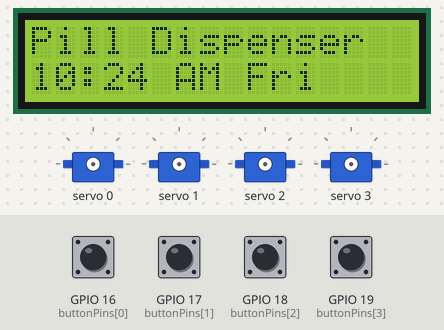
The sketch below on a simulated ESP32. On the bench: 16×2 character LCD, 4 × servo. The test bench sets the inputs (shaded band); at power-on: GPIO 16 (buttonPins[0]), GPIO 17 (buttonPins[1]), GPIO 18 (buttonPins[2]), GPIO 19 (buttonPins[3]) HIGH. WiFi joins after 1.5 s; servers stay silent unless stated; uploads are accepted with an empty reply; the local clock reads 2024-03-15 10:24:30 at power-on unless the sketch sets it.

Above: at 4.7 s.
4.8 s: GPIO 16 (buttonPins[0]) pulled LOW for 0.15 s
At 7.1 s:
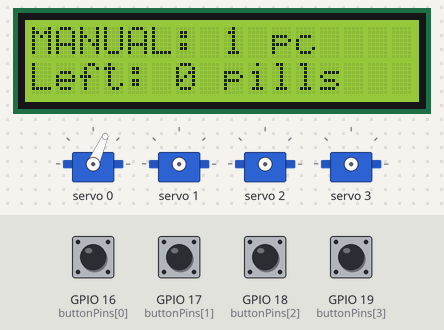
7.9 s: GPIO 17 (buttonPins[1]) pulled LOW for 0.15 s
At 8.4 s:
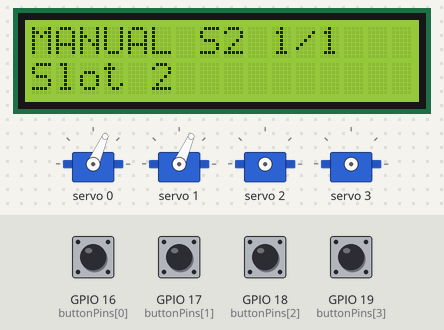
11.0 s: GPIO 18 (buttonPins[2]) pulled LOW for 0.15 s
At 11.8 s:
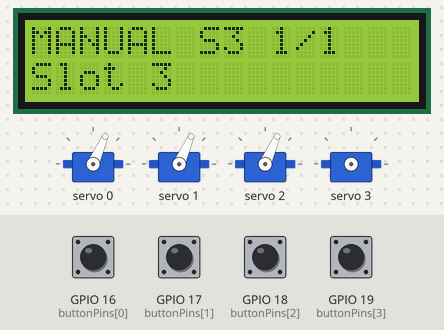
14.1 s: GPIO 19 (buttonPins[3]) pulled LOW for 0.15 s
At 14.9 s:
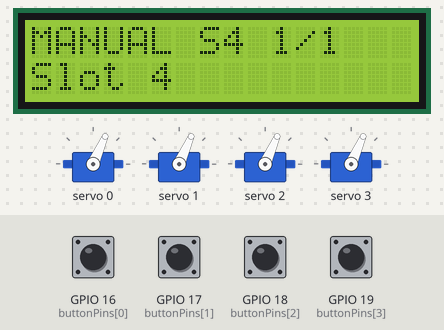
17.2 s: GPIO 16 (buttonPins[0]) pulled LOW for 1 s
At 19.2 s:
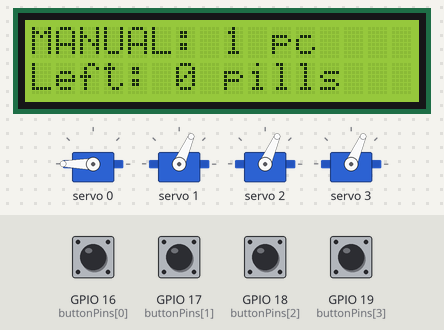
21.2 s: GPIO 17 (buttonPins[1]) pulled LOW for 1 s
At 23.5 s:
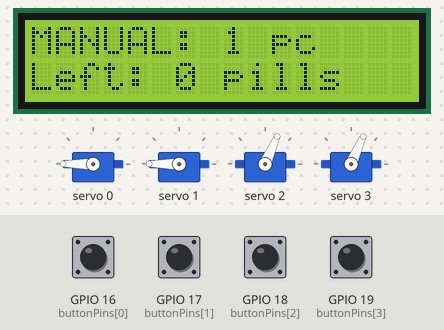
Timing chart, 0 to 25.0 s (numbered marks = the images above; inputs shaded):
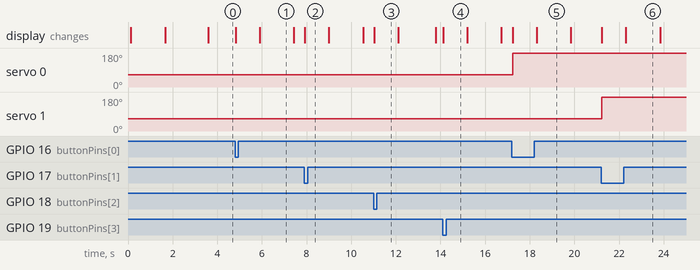

The sketch:

PillDispenser.ino
```cpp
#include <WiFi.h>
#include <WiFiClientSecure.h>
#include <HTTPClient.h>
#include <WiFiManager.h>
#include <ArduinoJson.h>
#include <Wire.h>
#include <Adafruit_PWMServoDriver.h>
#include <LiquidCrystal_I2C.h>
#include <time.h>
#include "driver/gpio.h"

// ================= SUPABASE CONFIG =================
const char* SUPABASE_URL = "https://vtnxediirkonmxgtpzgx.supabase.co";
const char* SUPABASE_KEY = "eyJhbGciOiJIUzI1NiIsInR5cCI6IkpXVCJ9.eyJpc3MiOiJzdXBhYmFzZSIsInJlZiI6InZ0bnhlZGlpcmtvbm14Z3Rwemd4Iiwicm9sZSI6ImFub24iLCJpYXQiOjE3OTQ4NTM4NjYsImV4cCI6MjExMDQyOTg2Nn0.WIC-6lcLTkYcgoOzTQajylX_EVUigk7EI-sMrqvIydU";

// ================= HARDWARE CONFIG =================
Adafruit_PWMServoDriver pwm = Adafruit_PWMServoDriver(0x40);
LiquidCrystal_I2C lcd(0x27, 16, 2);

#define SERVO_MIN  150  // pulse for "0°"   = full speed one direction (360° servo)
#define SERVO_MAX  600  // pulse for "180°" = full speed other direction

// ---------- 360° CONTINUOUS SERVO TUNING ----------
// On a 360° servo the signal sets SPEED, not position: 90 = stop, below 90 = one way, above 90 = the other.
// So one dispense = spin for SPIN_MS, then cut the signal to stop.
const int  STOP_POINT  = 90;    // "stop" value. If a servo creeps while stopped, it's cut off anyway (see stopServo)
const int  SPIN_SPEED  = 50;    // 1-90: how fast to spin (offset from STOP_POINT). Higher = faster + wider swing
const unsigned long SPIN_MS   = 750;  // how long one dispense spins = HOW WIDE the arm swings. Wider -> raise, too far -> lower
const unsigned long SETTLE_MS = 300;  // pause after stopping before the next pill
const bool ALTERNATE_DIRECTION = true; // true = left, then right, then left... (like the original code)
                                       // false = always spin the same way (use for a rotating disc/wheel)

const uint8_t NUM_SLOTS = 4;
const uint8_t buttonPins[NUM_SLOTS]    = {16, 17, 18, 19};
const uint8_t servoChannels[NUM_SLOTS] = {0, 1, 2, 3};

bool spinLeftNext[NUM_SLOTS] = {true, true, true, true};  // first dispense goes LEFT

struct SlotData {
  String pillName;
  int stock;
};
SlotData slots[NUM_SLOTS] = {
  {"Slot 1", 0}, {"Slot 2", 0}, {"Slot 3", 0}, {"Slot 4", 0}
};
bool stockKnown = false;  // false until first successful sync (offline boot = don't block manual)

// ================= ACTION TYPES =================
enum ActionType : uint8_t { ACT_MANUAL = 0, ACT_SCHEDULE = 1, ACT_REMOTE = 2 };
const char* ACTION_DB[]  = {"dispense_button", "dispense_schedule", "dispense_web"};
const char* ACTION_LCD[] = {"MANUAL", "SCHEDULED", "REMOTE"};

// ================= NTP (Philippine Standard Time = UTC+8) =================
const char* ntpServer = "pool.ntp.org";
const long  gmtOffset_sec = 8 * 3600;
const int   daylightOffset_sec = 0;
const int   SCHEDULE_CATCHUP_MIN = 2;  // still fire a schedule up to 2 min late

// ================= SYNC TIMING (optimized) =================
// Slots + web dispense requests: checked every 10s (web "Dispense" takes up to ~10s to start).
// Schedules: downloaded once a minute and checked LOCALLY every second, so doses still fire on time
// without hitting Supabase constantly.
const unsigned long SLOT_SYNC_INTERVAL     = 10000;
const unsigned long SCHEDULE_FETCH_INTERVAL = 60000;
const unsigned long SCHEDULE_CHECK_INTERVAL = 1000;
const unsigned long FLUSH_RETRY_INTERVAL    = 15000;  // retry sending logs this often if Supabase fails

unsigned long lastSlotSync = 0;
unsigned long lastScheduleFetch = 0;
unsigned long lastScheduleCheck = 0;
bool schedulesLoaded = false;
unsigned long lastFlushAttempt = 0;
bool lastFlushOk = true;
unsigned long lastButtonAction = 0;
unsigned long idleScreenAt = 0;

// ================= BUTTONS (interrupt driven) =================
// Interrupts catch presses even while the ESP32 is busy talking to Supabase.
// One flag per slot = at most ONE manual dispense waiting per slot (extra presses while busy are ignored).
volatile bool btnFlag[NUM_SLOTS] = {false, false, false, false};
volatile unsigned long btnLastEdge[NUM_SLOTS] = {0, 0, 0, 0};
const unsigned long BTN_STABLE_MS = 50;

// A press counts only if the pin goes LOW after being quiet for 50ms (rejects press & release bounce).
void IRAM_ATTR onButton(void* arg) {
  uint8_t i = (uint8_t)(uintptr_t)arg;
  unsigned long now = millis();
  bool pressed = gpio_get_level((gpio_num_t)buttonPins[i]) == 0;
  if (pressed && (now - btnLastEdge[i]) >= BTN_STABLE_MS) {
    btnFlag[i] = true;
  }
  btnLastEdge[i] = now;
}

// ================= OFFLINE-SAFE RECORD QUEUE =================
struct PendingRecord {
  uint8_t slot;    // 1..4
  uint8_t qty;
  uint8_t action;  // ActionType
};
const uint8_t QUEUE_SIZE = 32;
PendingRecord recQueue[QUEUE_SIZE];
uint8_t qHead = 0, qCount = 0;
int queuedQty[NUM_SLOTS] = {0, 0, 0, 0};

// ================= LOCAL SCHEDULE CACHE =================
struct CachedSchedule {
  String id;
  uint8_t slot;
  int minuteOfDay;
  uint8_t qty;
  uint8_t daysMask;   // bit 0 = Sun ... bit 6 = Sat
  String lastDate;    // last_triggered_date
};
const uint8_t MAX_SCHEDULES = 24;
CachedSchedule schedCache[MAX_SCHEDULES];
uint8_t schedCount = 0;

// ================= HELPER FUNCTIONS =================
uint16_t angleToPulse(int angle) {
  angle = constrain(angle, 0, 180);
  return map(angle, 0, 180, SERVO_MIN, SERVO_MAX);
}

// Cuts the PWM signal completely -> 360° servo stops dead (no creeping/jitter).
void stopServo(uint8_t channel) {
  pwm.setPWM(channel, 0, 4096);  // 4096 = full OFF on PCA9685
}

String lcdLine1Cache, lcdLine2Cache;
void updateLCD(String line1, String line2) {
  line1 = line1.substring(0, 16);
  line2 = line2.substring(0, 16);
  if (line1 == lcdLine1Cache && line2 == lcdLine2Cache) return;  // avoid flicker
  lcdLine1Cache = line1;
  lcdLine2Cache = line2;
  lcd.clear();
  lcd.setCursor(0, 0);
  lcd.print(line1);
  lcd.setCursor(0, 1);
  lcd.print(line2);
}

void showIdleScreen() {
  String top = (WiFi.status() == WL_CONNECTED) ? "Pill Dispenser" : "Offline-Manual";
  struct tm timeinfo;
  if (getLocalTime(&timeinfo, 10)) {
    char timeStr[17];
    strftime(timeStr, sizeof(timeStr), "%I:%M %p %a", &timeinfo);
    updateLCD(top, String(timeStr));
  } else {
    updateLCD(top, "Press Btn 1 - 4");
  }
}

// ================= SUPABASE REST HELPER =================
bool supabaseRequest(const String& method, const String& endpoint, const String& payload,
                     String& response, const char* prefer = nullptr) {
  response = "";
  if (WiFi.status() != WL_CONNECTED) return false;

  WiFiClientSecure client;
  client.setInsecure();

  HTTPClient http;
  http.setTimeout(5000);
  String url = String(SUPABASE_URL) + "/rest/v1/" + endpoint;
  if (!http.begin(client, url)) return false;

  http.addHeader("apikey", SUPABASE_KEY);
  http.addHeader("Authorization", "Bearer " + String(SUPABASE_KEY));
  http.addHeader("Content-Type", "application/json");
  if (prefer) http.addHeader("Prefer", prefer);

  int httpCode = 0;
  if (method == "GET")        httpCode = http.GET();
  else if (method == "POST")  httpCode = http.POST(payload);
  else if (method == "PATCH") httpCode = http.PATCH(payload);

  if (httpCode > 0) response = http.getString();
  http.end();

  if (httpCode < 200 || httpCode >= 300) {
    Serial.printf("[HTTP] %s %s -> %d %s\n", method.c_str(), endpoint.c_str(), httpCode, response.c_str());
    return false;
  }
  return true;
}

// ================= RECORD QUEUE =================
bool enqueueRecord(uint8_t slotNum, uint8_t qty, uint8_t action) {
  if (qCount >= QUEUE_SIZE) {
    Serial.println("[QUEUE] full, record dropped");
    return false;
  }
  uint8_t pos = (qHead + qCount) % QUEUE_SIZE;
  recQueue[pos] = {slotNum, qty, action};
  qCount++;
  queuedQty[slotNum - 1] += qty;
  return true;
}

// Sends the oldest queued record via the record_dispense RPC.
bool flushOneRecord() {
  if (qCount == 0) return true;
  PendingRecord& r = recQueue[qHead];

  JsonDocument doc;
  doc["p_slot"]   = r.slot;
  doc["p_qty"]    = r.qty;
  doc["p_action"] = ACTION_DB[r.action];
  String body, resp;
  serializeJson(doc, body);

  if (!supabaseRequest("POST", "rpc/record_dispense", body, resp)) return false;

  int idx = r.slot - 1;
  queuedQty[idx] -= r.qty;
  int serverStock = resp.toInt();  // RPC returns the new stock as a plain number
  slots[idx].stock = max(0, serverStock - queuedQty[idx]);

  qHead = (qHead + 1) % QUEUE_SIZE;
  qCount--;
  return true;
}

// ================= DISPENSE (one timed spin = one pill) =================
void spinOnce(uint8_t idx) {
  uint8_t ch = servoChannels[idx];
  bool goLeft = spinLeftNext[idx];
  int speedAngle = goLeft ? (STOP_POINT - SPIN_SPEED) : (STOP_POINT + SPIN_SPEED);

  pwm.setPWM(ch, 0, angleToPulse(speedAngle));
  delay(SPIN_MS);
  stopServo(ch);
  delay(SETTLE_MS);

  if (ALTERNATE_DIRECTION) spinLeftNext[idx] = !spinLeftNext[idx];
}

// Dispenses `qty` pills from slot idx, one at a time. Returns how many were dispensed.
int dispensePills(uint8_t idx, int qty, uint8_t action) {
  int slotNum = idx + 1;

  if (stockKnown && slots[idx].stock <= 0) {
    updateLCD("Slot " + String(slotNum) + " EMPTY", "Refill needed");
    idleScreenAt = millis() + 2000;
    return 0;
  }
  if (stockKnown) qty = min(qty, slots[idx].stock);
  if (qty <= 0) return 0;

  for (int q = 0; q < qty; q++) {
    updateLCD(String(ACTION_LCD[action]) + " S" + String(slotNum) + " " + String(q + 1) + "/" + String(qty),
              slots[idx].pillName);
    spinOnce(idx);
  }

  slots[idx].stock = max(0, slots[idx].stock - qty);
  enqueueRecord(slotNum, qty, action);

  updateLCD(String(ACTION_LCD[action]) + ": " + String(qty) + " pc",
            "Left: " + String(slots[idx].stock) + " pills");
  idleScreenAt = millis() + 1500;
  return qty;
}

// ================= MANUAL BUTTONS =================
// 1 press = 1 pill. One slot at a time.
void handleButtons() {
  for (uint8_t i = 0; i < NUM_SLOTS; i++) {
    if (btnFlag[i]) {
      btnFlag[i] = false;
      dispensePills(i, 1, ACT_MANUAL);
      lastButtonAction = millis();
    }
  }
}

// ================= SYNC SLOTS + REMOTE (WEB) REQUESTS =================
void syncSlots() {
  String resp;
  if (!supabaseRequest("GET",
        "dispenser_slots?select=slot_number,pill_name,current_stock,remote_dispense_qty&order=slot_number.asc",
        "", resp)) return;

  int remoteReq[NUM_SLOTS] = {0, 0, 0, 0};
  {
    JsonDocument doc;
    if (deserializeJson(doc, resp)) return;
    for (JsonObject row : doc.as<JsonArray>()) {
      int sNum = row["slot_number"];
      if (sNum < 1 || sNum > NUM_SLOTS) continue;
      int idx = sNum - 1;
      slots[idx].pillName = row["pill_name"].as<String>();
      // Server stock minus pills dispensed but not yet reported.
      slots[idx].stock = max(0, (int)row["current_stock"] - queuedQty[idx]);
      remoteReq[idx] = row["remote_dispense_qty"] | 0;
    }
    stockKnown = true;
  }

  // Web requests, one slot at a time.
  for (uint8_t idx = 0; idx < NUM_SLOTS; idx++) {
    if (remoteReq[idx] <= 0) continue;

    // Claim FIRST (reset to 0 only if still > 0) so a request is never dispensed twice.
    String claimResp;
    String endpoint = "dispenser_slots?slot_number=eq." + String(idx + 1) + "&remote_dispense_qty=gt.0";
    if (!supabaseRequest("PATCH", endpoint, "{\"remote_dispense_qty\":0}", claimResp, "return=representation")) continue;
    if (claimResp.length() < 3) continue;  // "[]" = cancelled from the web

    dispensePills(idx, remoteReq[idx], ACT_REMOTE);
    handleButtons();
  }
}

// ================= SCHEDULES =================
// Download all active schedules (once a minute).
void fetchSchedules() {
  String resp;
  if (!supabaseRequest("GET",
        "pill_schedules?is_active=eq.true&select=id,slot_number,schedule_time,dose_qty,days_of_week,last_triggered_date",
        "", resp)) return;

  JsonDocument doc;
  if (deserializeJson(doc, resp)) return;

  schedCount = 0;
  for (JsonObject s : doc.as<JsonArray>()) {
    if (schedCount >= MAX_SCHEDULES) break;
    CachedSchedule& c = schedCache[schedCount];
    String t = s["schedule_time"].as<String>();  // "HH:MM:SS"
    c.id = s["id"].as<String>();
    c.slot = s["slot_number"] | 0;
    c.minuteOfDay = t.substring(0, 2).toInt() * 60 + t.substring(3, 5).toInt();
    c.qty = s["dose_qty"] | 1;
    c.daysMask = 0;
    for (int d : s["days_of_week"].as<JsonArray>()) {
      if (d >= 0 && d <= 6) c.daysMask |= (1 << d);
    }
    c.lastDate = s["last_triggered_date"].isNull() ? "" : s["last_triggered_date"].as<String>();
    schedCount++;
  }
  schedulesLoaded = true;
}

// Check the cached schedules against the clock (every second, no network unless a dose is due).
void checkSchedulesLocal() {
  if (!schedulesLoaded) return;
  struct tm timeinfo;
  if (!getLocalTime(&timeinfo, 10)) return;

  char currentDate[11];
  strftime(currentDate, sizeof(currentDate), "%Y-%m-%d", &timeinfo);
  int nowMin = timeinfo.tm_hour * 60 + timeinfo.tm_min;
  uint8_t todayBit = 1 << timeinfo.tm_wday;

  for (uint8_t i = 0; i < schedCount; i++) {
    CachedSchedule& c = schedCache[i];
    if (!(c.daysMask & todayBit)) continue;
    if (c.lastDate == currentDate) continue;
    int late = nowMin - c.minuteOfDay;
    if (late < 0 || late > SCHEDULE_CATCHUP_MIN) continue;

    // Mark as done locally right away so we don't retry every second.
    c.lastDate = currentDate;

    // Claim in Supabase: only succeeds if not yet triggered today -> never double-doses.
    String claimResp;
    String endpoint = "pill_schedules?id=eq." + c.id +
                      "&or=(last_triggered_date.is.null,last_triggered_date.neq." + String(currentDate) + ")";
    String body = "{\"last_triggered_date\":\"" + String(currentDate) + "\"}";
    if (!supabaseRequest("PATCH", endpoint, body, claimResp, "return=representation")) {
      c.lastDate = "";  // network failed -> allow a retry next second (still within catch-up window)
      continue;
    }
    if (claimResp.length() < 3) continue;  // already triggered (or schedule was deleted/paused)

    if (c.slot >= 1 && c.slot <= NUM_SLOTS) {
      dispensePills(c.slot - 1, c.qty, ACT_SCHEDULE);
      handleButtons();
    }
  }
}

// ================= SETUP & LOOP =================
void setup() {
  Serial.begin(115200);
  Wire.begin(21, 22);

  lcd.init();
  lcd.backlight();
  updateLCD("Pill Dispenser", "Booting...");

  pwm.begin();
  pwm.setOscillatorFrequency(27000000);
  pwm.setPWMFreq(50);
  delay(10);

  // 360° servos: make sure all are STOPPED on boot.
  for (uint8_t i = 0; i < NUM_SLOTS; i++) {
    stopServo(servoChannels[i]);
  }

  for (uint8_t i = 0; i < NUM_SLOTS; i++) {
    pinMode(buttonPins[i], INPUT_PULLUP);
    attachInterruptArg(digitalPinToInterrupt(buttonPins[i]), onButton, (void*)(uintptr_t)i, CHANGE);
  }

  updateLCD("WiFi Setup Mode", "AP: PillBox_AP");
  WiFiManager wm;
  wm.setConfigPortalTimeout(180);
  if (!wm.autoConnect("PillBox_AP")) {
    updateLCD("WiFi Offline", "Manual Mode Only");
    delay(2000);
  } else {
    WiFi.setAutoReconnect(true);
    updateLCD("WiFi Connected!", WiFi.localIP().toString());
    configTime(gmtOffset_sec, daylightOffset_sec, ntpServer);
    delay(1500);
    syncSlots();
    fetchSchedules();
    lastSlotSync = lastScheduleFetch = millis();
  }

  // Ignore presses that happened during boot / WiFi setup.
  for (uint8_t i = 0; i < NUM_SLOTS; i++) btnFlag[i] = false;
  showIdleScreen();
}

void loop() {
  unsigned long now = millis();

  // 1. Manual buttons always first.
  handleButtons();

  // 2. Report queued dispenses (not right after a press, so rapid presses stay snappy).
  if (qCount > 0 && WiFi.status() == WL_CONNECTED &&
      now - lastButtonAction > 1000 &&
      now - lastFlushAttempt > (lastFlushOk ? 200UL : FLUSH_RETRY_INTERVAL)) {
    lastFlushAttempt = now;
    lastFlushOk = flushOneRecord();
    handleButtons();
  }

  if (WiFi.status() == WL_CONNECTED) {
    // 3. Slots + web dispense requests every 10s.
    if (now - lastSlotSync >= SLOT_SYNC_INTERVAL) {
      lastSlotSync = now;
      syncSlots();
      handleButtons();
    }

    // 4. Refresh schedule list once a minute.
    if (now - lastScheduleFetch >= SCHEDULE_FETCH_INTERVAL) {
      lastScheduleFetch = now;
      fetchSchedules();
    }
  }

  // 5. Check schedules locally every second (works from cache).
  if (now - lastScheduleCheck >= SCHEDULE_CHECK_INTERVAL) {
    lastScheduleCheck = now;
    checkSchedulesLocal();
  }

  // 6. Back to the idle clock after a dispense message.
  if (millis() >= idleScreenAt) showIdleScreen();

  delay(5);
}
```

Measured:
- after the input at 4.8 s, the display: first changes at once (image 1 shows a later state)
- after the input at 7.9 s, the display: changes at once (image 2)
- after the input at 11.0 s, the display: changes at once (image 3)
- after the input at 14.1 s, the display: changes at once (image 4)
- after the input at 17.2 s, servo 0: 66° → 180° at once; the display: first changes at once (image 5 shows a later state)
- after the input at 21.2 s, servo 1: 66° → 180° at once; the display: first changes at once (image 6 shows a later state)
- what the display in image 1 shows lasts 1.5 s, from 5.9 s to 7.4 s
